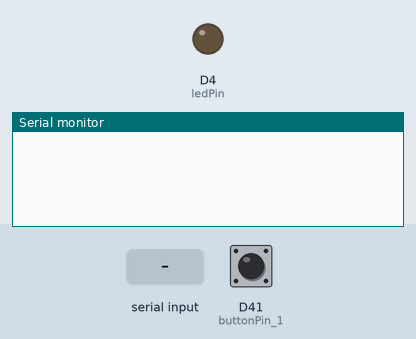
Recording of a sketch running on a simulated Arduino Due. Parts: output pins drawn as LEDs (lit = HIGH), the last lines printed to the serial monitor. Inputs (shaded band) come from the test bench; at power-on: D41 (buttonPin_1) HIGH (analog values on the 0–1023 scale).

Above: at 1.2 s.
1.3 s: "A\n" received over Serial
At 2.5 s:
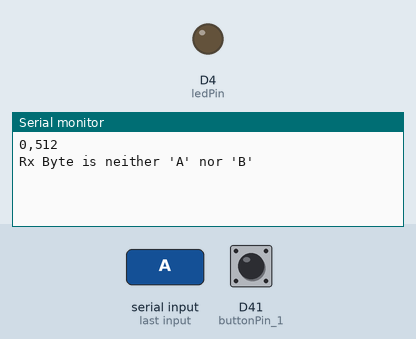
2.8 s: "B\n" received over Serial
At 3.9 s:
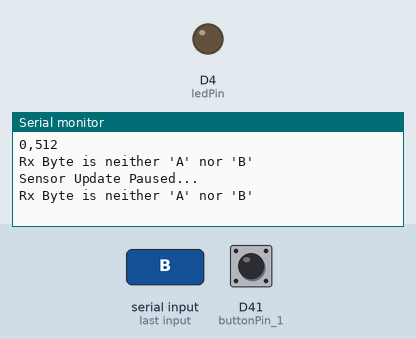

The sketch:

arduino_SS6.ino
```cpp
const int adcPin_1 = 1;
const int buttonPin_1 = 41;
const int ledPin = 4;

bool buttonState_1 = 0;

int adcRead_1 = 0;
int inByte = 0;

void setup()
{
  pinMode(buttonPin_1, INPUT_PULLUP);
  pinMode(ledPin, OUTPUT);
  digitalWrite(ledPin, 0);
  analogReadResolution(10); //set ADC from 0 to 1023 range
  Serial.begin(9600); //open serial port at 9600bps
}

void loop()
{
  if(Serial.available()) //if serial buffer is greater than zero...
  {
    inByte = Serial.read(); //store incoming byte
    if(inByte == 'A') //if incoming byte is 'A'...
    {
      digitalWrite(ledPin, 1);  //turn LED ON
      adcRead_1 = analogRead(adcPin_1); //read pot 1
      buttonState_1 = !digitalRead(buttonPin_1);  //read button 1
      Serial.print(buttonState_1);  //send 1st value
      Serial.print(',');            //send comma ASCII char to separate values
      Serial.print(adcRead_1);      //send 3rd value
      Serial.print('\n');           //send newline ASCII char to frame end of message
    }
    else if (inByte == 'B') //if incoming byte is 'B'...
    {
      digitalWrite(ledPin, 0);  //turn LED OFF
      Serial.println("Sensor Update Paused...");  //send paused status message
      //using Serial.println adds a newline after each print, so no need for Serial.print('/n')
    }
    else //if incoming byte is neither 'A' nor 'B'...
    {
      digitalWrite(ledPin, 0);  //turn LED OFF
      Serial.println("Rx Byte is neither 'A' nor 'B'"); //send status message
    }
  }
} 
```

Measured:
- after the input at 1.3 s, the serial monitor: prints a new line at once (image 1)
- after the input at 2.8 s, the serial monitor: prints a new line at once (image 2)
